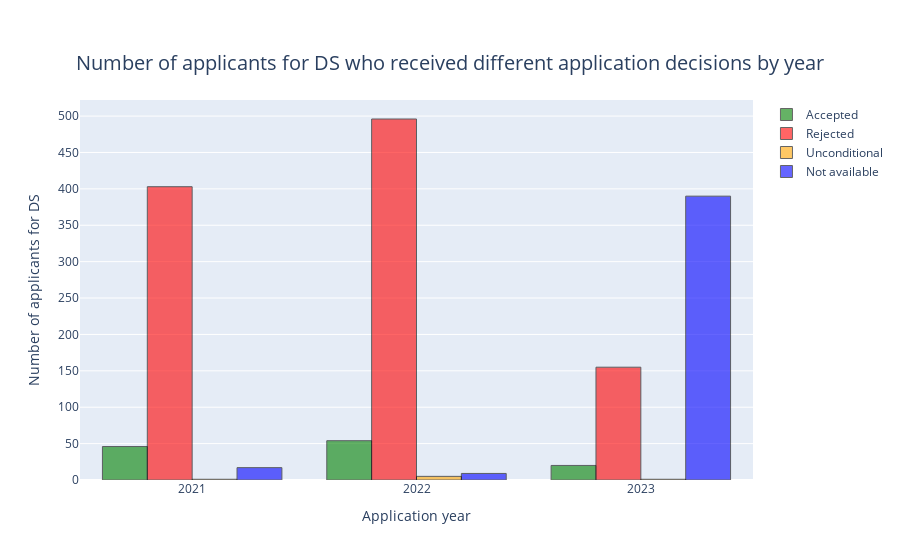

Source (notebook cell):
### Code cell
fig = go.Figure()

fig.add_trace(go.Bar(x=tailored_df_DS['Year'], y=tailored_df_DS['Conditional for DS'], name='Accepted', marker_color = 'green'))
fig.add_trace(go.Bar(x=tailored_df_DS['Year'], y=tailored_df_DS['Rejected for DS'], name='Rejected', marker_color = 'red'))
fig.add_trace(go.Bar(x=tailored_df_DS['Year'], y=tailored_df_DS['Unconditional for DS'], name='Unconditional', marker_color = 'orange'))
fig.add_trace(go.Bar(x=tailored_df_DS['Year'], y=tailored_df_DS['Not available for DS'], name='Not available', marker_color = 'blue'))
fig.update_xaxes(title_text='Application year', tickvals = np.arange(2014,2024,1))
fig.update_yaxes(title_text='Number of applicants for DS', tickvals = np.arange(0,700,50))

fig.update_layout(title_text='Number of applicants for DS who received different application decisions by year', title_x = 0.5, title_y = 0.9, title_font=dict(size=20))

fig.update_traces(marker_line_color='black', marker_line_width=1, opacity=0.6)

### Figure 1 — Plotly figure (JSON) as saved in the notebook; plotly's stock layout.template omitted (floating-point values rounded to 4 significant figures)
{"data": [{"marker": {"color": "green", "line": {"color": "black", "width": 1}}, "name": "Accepted", "opacity": 0.6, "type": "bar", "x": [2021, 2022, 2023], "y": [46, 54, 20]}, {"marker": {"color": "red", "line": {"color": "black", "width": 1}}, "name": "Rejected", "opacity": 0.6, "type": "bar", "x": [2021, 2022, 2023], "y": [403, 496, 155]}, {"marker": {"color": "orange", "line": {"color": "black", "width": 1}}, "name": "Unconditional", "opacity": 0.6, "type": "bar", "x": [2021, 2022, 2023], "y": [1, 5, 1]}, {"marker": {"color": "blue", "line": {"color": "black", "width": 1}}, "name": "Not available", "opacity": 0.6, "type": "bar", "x": [2021, 2022, 2023], "y": [17, 9, 390]}], "layout": {"title": {"font": {"size": 20}, "text": "Number of applicants for DS who received different application decisions by year", "x": 0.5, "y": 0.9}, "xaxis": {"tickvals": [2014, 2015, 2016, 2017, 2018, 2019, 2020, 2021, 2022, 2023], "title": {"text": "Application year"}}, "yaxis": {"tickvals": [0, 50, 100, 150, 200, 250, 300, 350, 400, 450, 500, 550, 600, 650], "title": {"text": "Number of applicants for DS"}}}}
